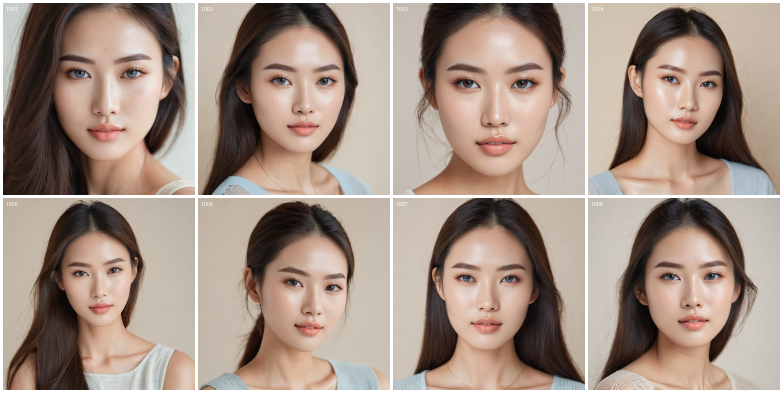
#> input picture characters/model_001/master_face/candidates/contact_v3.png, 1566 x 786 px, given in place of sora_sheet.png, which was not available (shown at 1/2 size)
$ python body_metrics.py ../characters/model_001/master_face/candidates
#> lines starting #> are read from the running program, lines starting #| are printed output that depends on the picture
"""
scripts/body_metrics.py -- check arm size against the head and skin-tone balance in depth-guided full-body images.

For images made with --depth-image (pose fixed, so the right forearm sits in the same place in every image) it
measures, per image and for the Sora target:
  - forearm width / face width (YuNet box on the head crop). Real adults sit around 0.45-0.55.
  - skin tone (Lab) of the cheeks, the neck and the forearm, and how much the forearm varies top to bottom.
The forearm is found as the pixels that differ in chroma from the wall beside it, so it assumes a plain background.
The tone numbers are usable; the arm/face width ratio is noisy (jeans and hands leak into the mask), so judge
arm size by eye from a side-by-side crop and treat arm/face only as a rough hint.

Usage:
    uv run scripts/body_metrics.py outputs/comfy_body/nofloor
"""

from __future__ import annotations

import argparse
import sys
from pathlib import Path

ROOT = Path(__file__).resolve().parent.parent
sys.path.insert(0, str(Path(__file__).resolve().parent))

import cv2  # noqa: E402
import numpy as np  # noqa: E402
from PIL import Image  # noqa: E402

import face_id  # noqa: E402

TARGET_SHEET = ROOT / "characters/model_001/target/sora_sheet.png"
ARM_BOX = (560, 470, 640, 620)   # right forearm on the 832x1216 canvas: x0, y0, x1, y1
HEAD_BOX = (265, 0, 565, 300)    # head_box(0) of generate_comfy.py
# the same forearm and head in the target panel (0,0,522,1536), which maps to the canvas by *0.79 and +209 in x
PANEL_SCALE = 1216 / 1536
PANEL_X0 = (832 - 522 * PANEL_SCALE) / 2
TARGET_ARM_BOX = (420, 595, 530, 785)
TARGET_HEAD_BOX = (100, 40, 420, 360)


def face_box(head: Image.Image) -> tuple[float, np.ndarray] | None:
    """Face-box width and 5 landmarks on a head crop, in the crop's own pixels."""
    scale = 3
    big = head.convert("RGB").resize((head.width * scale, head.height * scale), Image.LANCZOS)
    bgr = cv2.cvtColor(np.asarray(big), cv2.COLOR_RGB2BGR)
    det = cv2.FaceDetectorYN.create(str(face_id.MODELS / "yunet.onnx"), "", (bgr.shape[1], bgr.shape[0]),
                                    score_threshold=0.5)
    _, faces = det.detect(bgr)
    if faces is None or len(faces) == 0:
        return None
    f = max(faces, key=lambda r: r[14])
    return float(f[2]) / scale, f[4:14].reshape(5, 2) / scale


# [23 lines left out: functions arm_mask, arm_width, not called in this run]


def lab_median(rgb: np.ndarray, m: np.ndarray) -> np.ndarray:
    v = cv2.cvtColor(rgb, cv2.COLOR_RGB2LAB).astype(np.float32)[m]
    return np.array([np.median(v[:, 0]) * 100 / 255, np.median(v[:, 1]) - 128, np.median(v[:, 2]) - 128])


# [28 lines left out: function measure, not called in this run]


def main() -> None:
    ap = argparse.ArgumentParser()
    ap.add_argument("folder")
    ap.add_argument("--suffix", default="face", help="measure *_<suffix>.png (face = before skin balance, final = after)")
    args = ap.parse_args()

    rows = []
    sheet = Image.open(TARGET_SHEET).convert("RGB").crop((0, 0, 522, 1536))
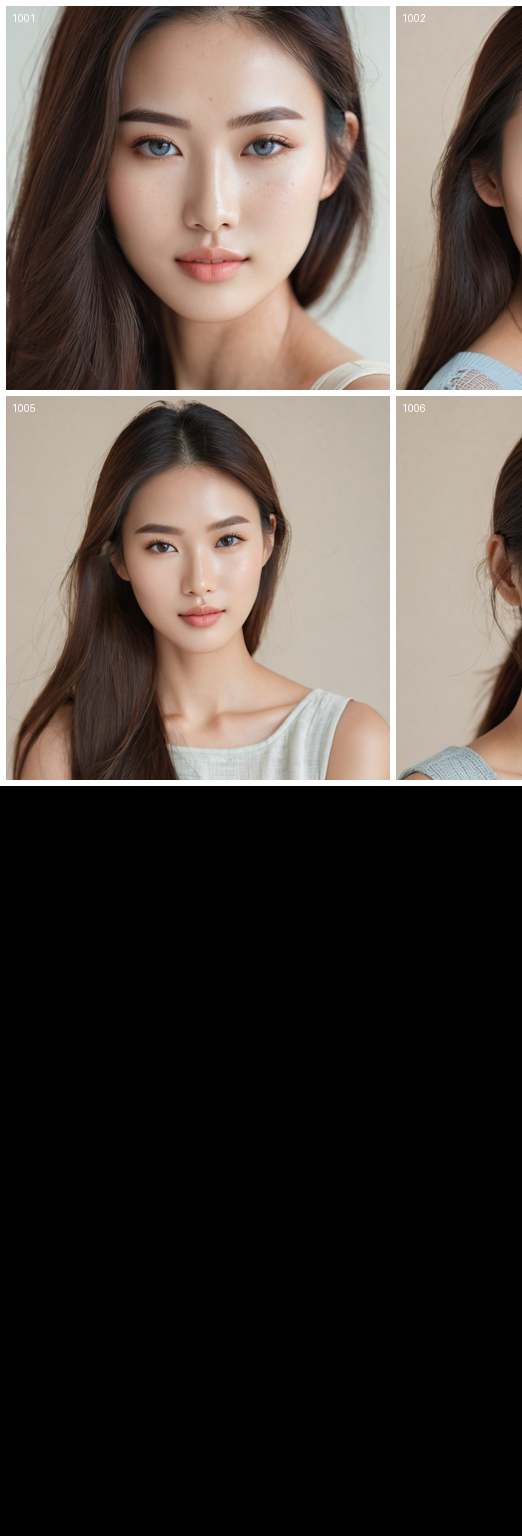
#> sheet: PIL image 522x1536 RGB; mean R, G, B 78.2, 69.5, 63.8
    tf = face_box(sheet.crop(TARGET_HEAD_BOX))
#> in face_box, `big = head.convert("RGB").resize((head.width * scale, head.height * sc..`:
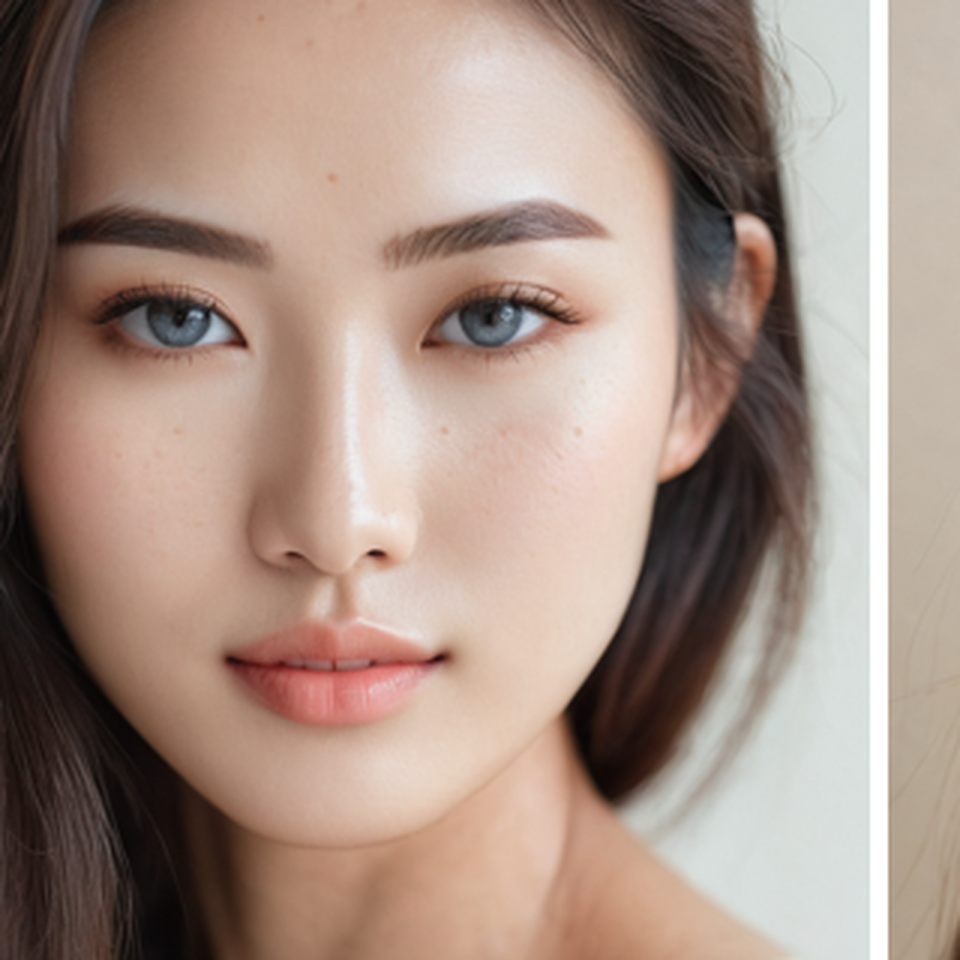
#> big: PIL image 960x960 RGB; mean R, G, B 165, 143, 131.3
#> in face_box, `bgr = cv2.cvtColor(np.asarray(big), cv2.COLOR_RGB2BGR)`:
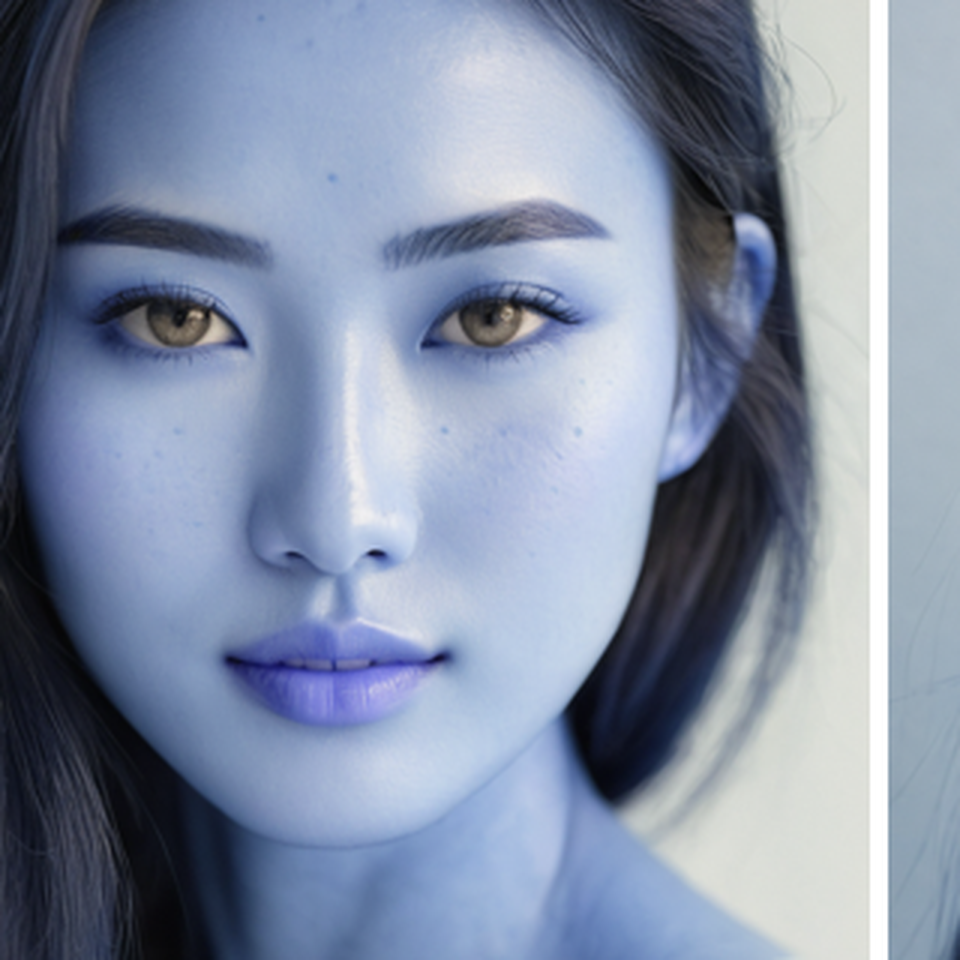
#> bgr: shape (960, 960, 3); mean R, G, B 131.3, 143, 165
    if tf is not None:
        rgb = np.asarray(sheet)
        aw = arm_width(arm_mask(rgb, TARGET_ARM_BOX), TARGET_ARM_BOX)
        rows.append(("target", {"arm_face": aw / tf[0], "arm_px": aw * PANEL_SCALE, "face_px": tf[0] * PANEL_SCALE}))
    for f in sorted(Path(args.folder).glob(f"*_{args.suffix}.png")):
        m = measure(Image.open(f).convert("RGB"))
        if m is not None:
            rows.append((f.stem.split("_s")[-1].replace(f"_{args.suffix}", ""), m))

    fmt = lambda v: " ".join(f"{x:5.1f}" for x in v) if v is not None else "-"
    print(f"{'image':8} {'arm/face':>8} {'arm px':>7} {'face px':>8}  {'cheek L a b':>17}  {'neck L a b':>17}  {'arm L a b':>17}  top-bot L")
    for name, m in rows:
        print(f"{name:8} {m['arm_face']:8.2f} {m['arm_px']:7.0f} {m['face_px']:8.0f}  {fmt(m.get('cheek')):>17}  "
              f"{fmt(m.get('neck')):>17}  {fmt(m.get('arm')):>17}  {m.get('top_bot_L', float('nan')):5.1f}")


if __name__ == "__main__":
#> (the run stopped early here; a loop or call above may not have finished)

$ run again, on characters/model_001/master_face/candidates/v1_s1001.png
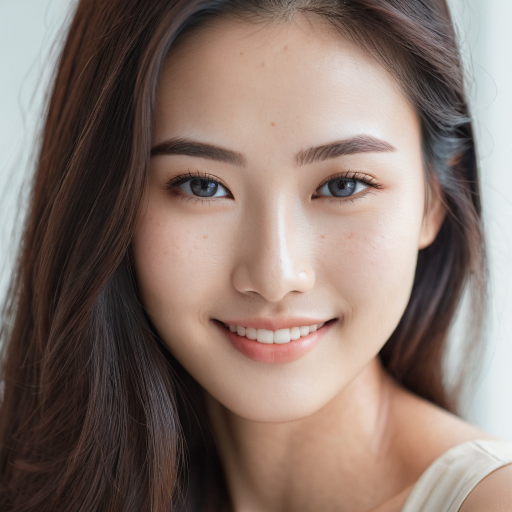
#> input picture characters/model_001/master_face/candidates/v1_s1001.png, 1024 x 1024 px, given in place of sora_sheet.png, which was not available (shown at 1/2 size)
#> in face_box, `big = head.convert("RGB").resize((head.width * scale, head.height * sc..`:
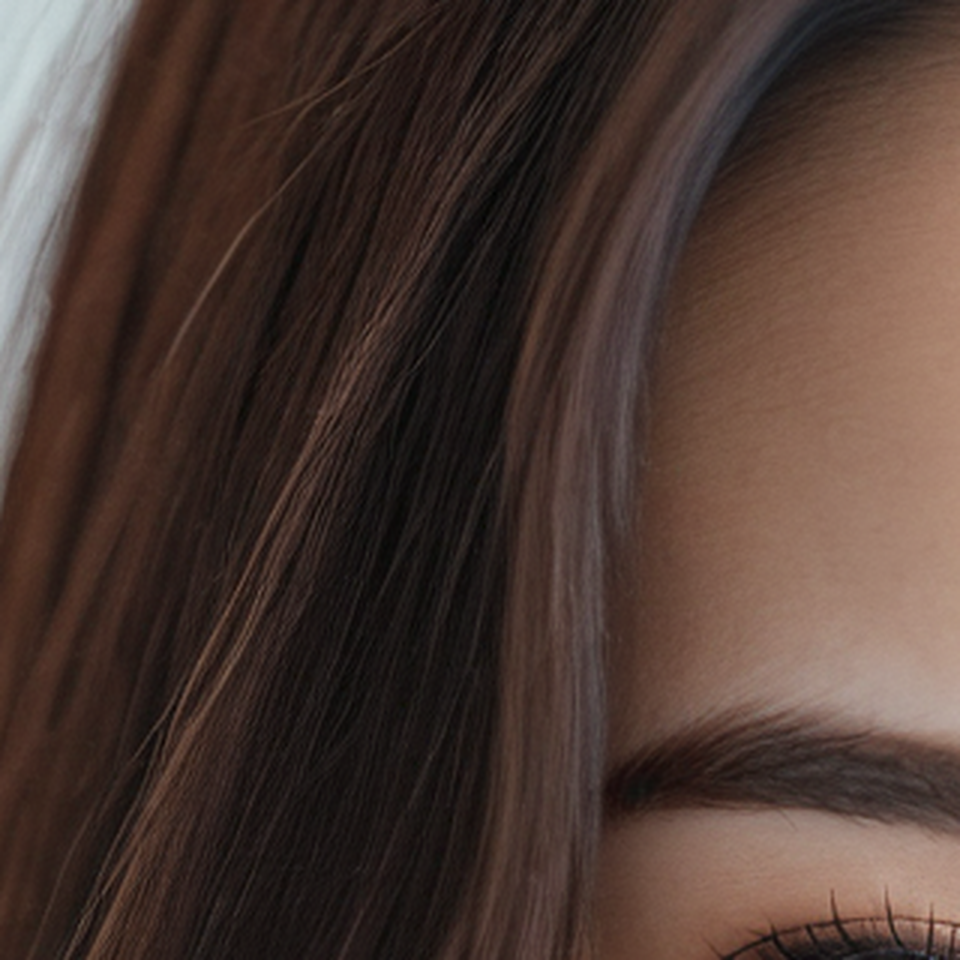
#> big: PIL image 960x960 RGB; mean R, G, B 75.5, 57.4, 50.4
#> in face_box, `bgr = cv2.cvtColor(np.asarray(big), cv2.COLOR_RGB2BGR)`:
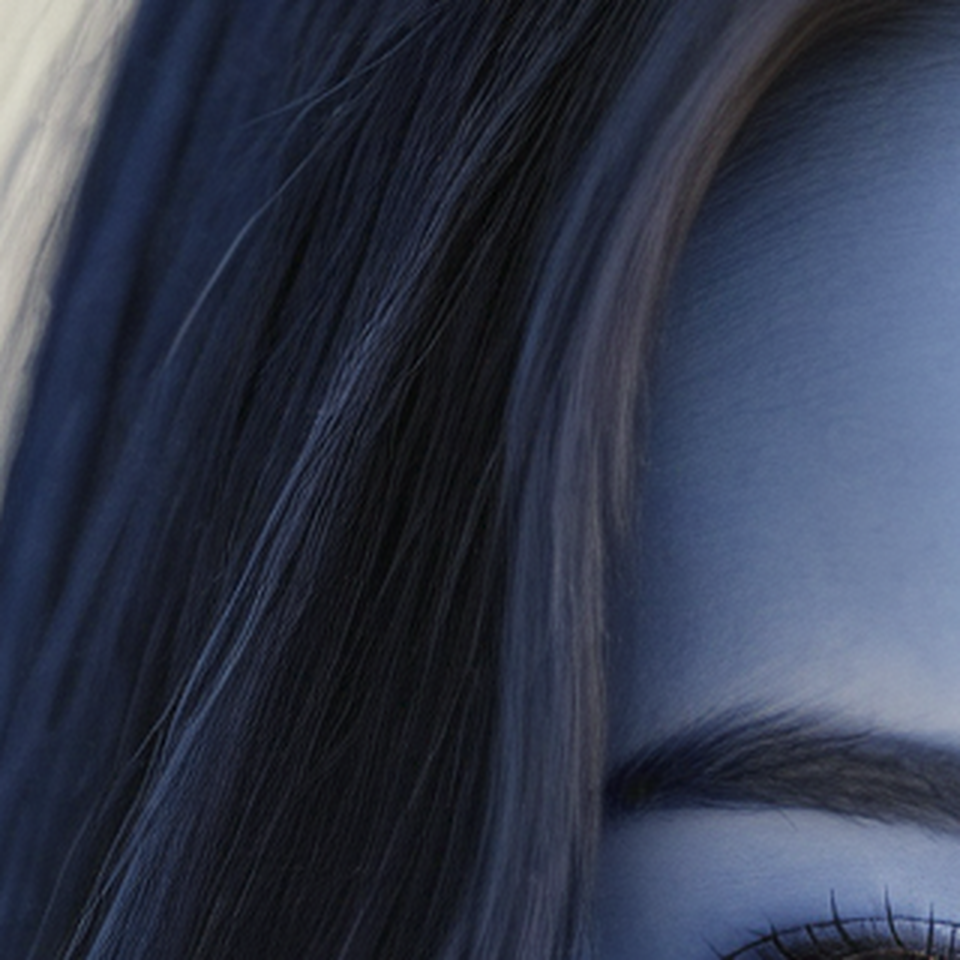
#> bgr: shape (960, 960, 3); mean R, G, B 50.4, 57.4, 75.5
